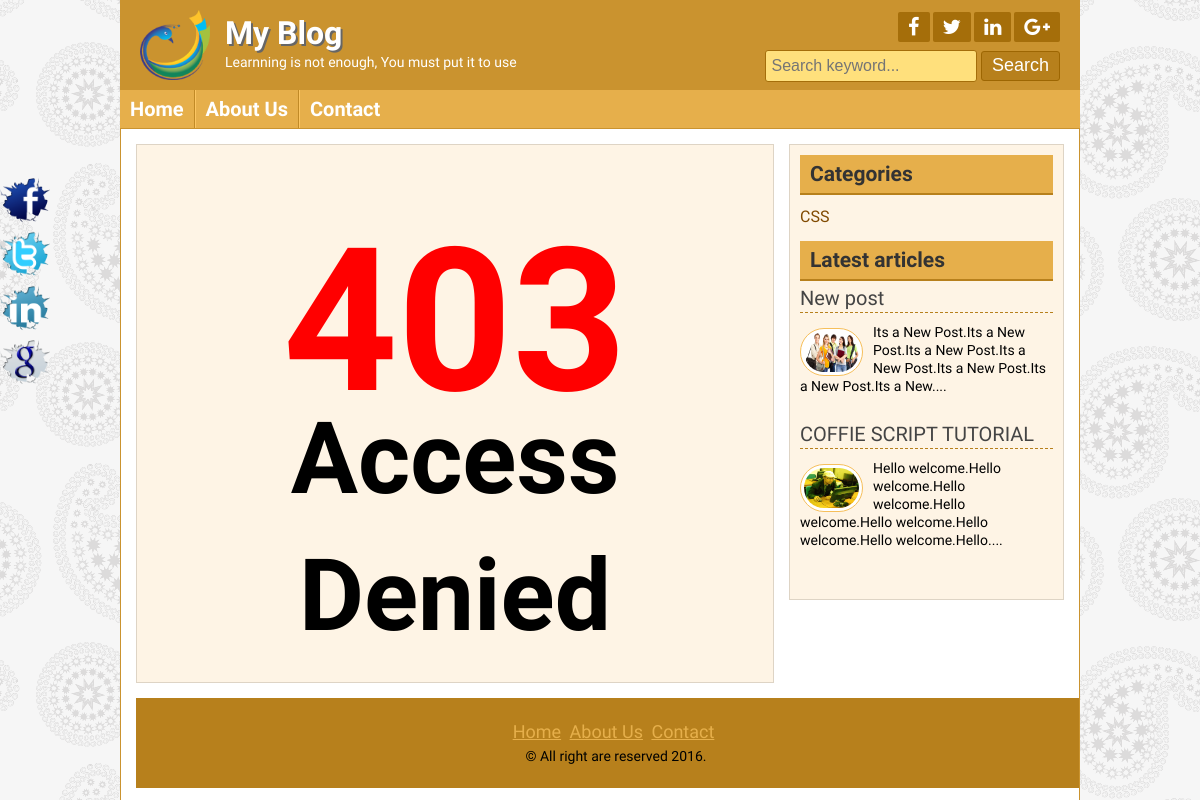
The app's page /403.php with its own data.
### tables this page shows
CREATE TABLE `title_slogan_table` (
  `id` int(11) NOT NULL,
  `title` varchar(255) NOT NULL,
  `slogan` varchar(255) NOT NULL,
  `logo` varchar(255) NOT NULL
);

CREATE TABLE `page_table` (
  `id` int(11) NOT NULL,
  `title` varchar(255) NOT NULL,
  `content` text NOT NULL
);

CREATE TABLE `category_table` (
  `id` int(11) NOT NULL,
  `category` varchar(255) NOT NULL
);

CREATE TABLE `content_table` (
  `id` int(11) NOT NULL,
  `title` varchar(255) NOT NULL,
  `author` varchar(255) NOT NULL,
  `category` int(11) NOT NULL,
  `content` text NOT NULL,
  `date` timestamp NOT NULL DEFAULT CURRENT_TIMESTAMP,
  `img` varchar(255) NOT NULL,
  `user_id` int(11) NOT NULL,
  `tag` varchar(255) NOT NULL,
  `description` varchar(255) NOT NULL
);

CREATE TABLE `copyright_table` (
  `id` int(11) NOT NULL,
  `copyright` varchar(255) NOT NULL
);

### config/db_connection.php (called while the page is built, shortened)
<?php
class DB{
	public $conn;
	public function __construct(){
		if(!isset($conn)){
			try{
				$this->conn=new PDO(DBSOFT.':host='.HOST.';dbname='.DBNAME,USERNAME,PASSWORD);
				$this->conn->setAttribute(PDO::ATTR_ERRMODE,PDO::ERRMODE_EXCEPTION);
			}
			catch(PDOException $e){
				echo $e->getMessage();
			}
		}
		return $this->conn;
	}
	public function __destruct(){
		$this->conn=NULL;
	}
	public function query($q){
		$s=$this->conn->prepare($q);
		$s->setFetchMode(PDO::FETCH_ASSOC);
		$s->execute();
		return $s;
	}
}
?>

### config/data_short.php (the view, shortened to what this page needs)
<?php
class data_short{
	public static function short($data,$limit=200){
		$len=strlen($data);
		if($limit>$len){
			$limit=$len-4;
			$text=substr($data,0,$limit).'</p>';
		}else{
			$end=strpos($data,' ',$limit);
			if($end>0){
				$limit=$end;
			}
			$text=substr($data,0,$limit).'....</p>';
		}
		return $text;
	}
}
?>

### view/header.php (shortened to what this page needs)
<?php
include_once 'config/db_connection.php';
include_once 'config/data_short.php';
?>
<!DOCTYPE html>
<html>
<head>
	<?php
		$pageid 	= NULL;
		$pagename 	= NULL;
		$database_conn = new DB;
		if(isset($_GET['pageid']) && !empty($_GET['pageid'])){
			if(!preg_match('/^[0-9]+$/',$_GET['pageid']))
				header('Location: 404.php');
			$pageid 	= $_GET['pageid'];
			$query		= "SELECT * FROM page_table WHERE id=$pageid";
			$statement	= $database_conn->query($query);
			if($statement->rowCount()==0){
				header('Location: 404.php');
			}
			$row 		= $statement->fetch();
	?>
			<title><?php echo $row['title'];?></title>
	<?php
		}else if(isset($_GET['search']) && !empty($_GET['search'])){
			$search 	= $_GET['search'];
	?>
			<title><?php echo $search.' search Results';?></title>
	<?php
		}else{
			$pagename = $_SERVER['SCRIPT_NAME'];
			$pagename = basename($pagename,'.php');
	?>
	<?php
		}
	?>
	<link rel="stylesheet" href="font-awesome-4.5.0/css/font-awesome.css">
	<link rel="stylesheet" href="css/nivo-slider.css" type="text/css" media="screen" />
	<link rel="stylesheet" href="style.css">
</head>
<body>
	<div class="headersection templete clear">
		<a href="Home">
			<div class="logo">
				<?php
					$database_conn = new DB;
					$query 		   = "SELECT * FROM title_slogan_table";
					$statement     = $database_conn->query($query);
					$row 		   = $statement->fetch();
					if($statement->rowCount()>0){
				?>
				<img src="post_image/<?php echo $row['logo'];?>" alt="Logo"/>
				<h2><?php echo $row['title'];?></h2>
				<p><?php echo $row['slogan'];?></p>
				<?php }?>
			</div>
		</a>
		<div class="social clear">
			<div class="icon clear">
			<?php
				$query 		   = "SELECT * FROM social_table";
				$statement     = $database_conn->query($query);
				if($statement->rowCount()>0){
			?>
				<a href="#" target="_blank"><i class="fa fa-facebook"></i></a>
				<a href="#" target="_blank"><i class="fa fa-twitter"></i></a>
				<a href="#" target="_blank"><i class="fa fa-linkedin"></i></a>
				<a href="#" target="_blank"><i class="fa fa-google-plus"></i></a>
			<?php } ?>
			</div>
			<div class="searchbtn clear">
			<form action="Home/Search" method="post">
				<input type="text" name="search" placeholder="Search keyword..."/>
				<input type="submit" name="submit" value="Search"/>
			</form>
			</div>
		</div>
	</div>
<div class="navsection templete">
	<ul>
		<?php
			$query 		   = "SELECT * FROM page_table";
			$statement     = $database_conn->query($query);
		?>
		<li><a <?php if($pagename=='Home') echo 'id="active"';?> href="Home">Home</a></li>
		<?php
			if($statement->rowCount()>0){
				while($row = $statement->fetch()){
		?>
		<li><a <?php if($pageid==$row['id']) echo 'id="active"'; ?> href="Home/Page/<?php echo $row['id'];?>"><?php echo $row['title'];?></a></li>
		<?php } }?>
		<li><a <?php if($pagename=='contact') echo 'id="active"';?> href="Home/Contact">Contact</a></li>
	</ul>
</div>

### view/sidebar.php
<?php
$database_conn = new DB;
$query 		   = "SELECT DISTINCT category_table.category,category_table.id FROM category_table INNER JOIN content_table ON category_table.id=content_table.category";
$statement 	   = $database_conn->query($query);
?>
<div class="sidebar clear">
			<div class="samesidebar clear">
				<h2>Categories</h2>
					<ul>
						<?php
						while($row = $statement->fetch()){
							echo '<li><a href="Home/Category/'.$row['id'].'">'.$row['category'].'</a></li>';
					}
						?>
					</ul>
			</div>
	<?php
		$query 		= "SELECT * FROM content_table ORDER BY id DESC LIMIT 4";
		$statement  = $database_conn->query($query);
		$limit=100;
	?>
			<div class="samesidebar clear">
				<h2>Latest articles</h2>
				<?php
					while($row=$statement->fetch()){
					echo '<div class="popular clear">
						<h3><a href="Home/Post/'.$row['id'].'">'.$row['title'].'</a></h3>
						<a href="Home/Post/'.$row['id'].'"><img src="post_image/'.$row['img'].'" alt="post image"/></a>
						'.data_short::short($row['content'],$limit).'
					</div>';
				}
				?>
			</div>
		</div>

### view/footer.php (shortened to what this page needs)
	<div class="footersection templete clear">
	  <div class="footermenu clear">
		<ul>
			<?php
				$query 		   = "SELECT * FROM page_table";
				$statement     = $database_conn->query($query);
			?>
			<li><a href="Home">Home</a></li>
			<?php
				if($statement->rowCount()>0){
					while($row = $statement->fetch()){
			?>
				<li><a href="Home/Page/<?php echo $row['id'];?>"><?php echo $row['title'];?></a></li>
			<?php } }?>
			<li><a href="Home/Contact">Contact</a></li>
		</ul>
	  </div>
	<?php
	  $query = "SELECT * FROM copyright_table";
	  $statement = $database_conn->query($query);
	  $row 		 = $statement->fetch();
	?>
	  <p>&copy; <?php echo $row['copyright'].' '.date('Y').'.';?></p>
	</div>
	<?php
	  $query = "SELECT * FROM social_table";
	  $statement = $database_conn->query($query);
	  $row 		 = $statement->fetch();
	?>
	<div class="fixedicon clear">
		<a href="http://www.<?php echo $row['fb'];?>" target="_blank"><img src="images/fb.png" alt="Facebook"/></a>
		<a href="http://www.<?php echo $row['tw'];?>" target="_blank" ><img src="images/tw.png" alt="Twitter"/></a>
		<a href="http://www.<?php echo $row['ln'];?>" target="_blank" ><img src="images/in.png" alt="LinkedIn"/></a>
		<a href="http://www.<?php echo $row['gp'];?>" target="_blank" ><img src="images/gl.png" alt="GooglePlus"/></a>
	</div>
</body>
</html>

### style.css (style rules this page uses)
* { margin:0;padding:0;outline:0 }
body { font-family: 'Source Sans Pro', sans-serif;font-size:14px;line-height:18px;color:#000;background:url(images/bg.png)repeat fixed 0 0 #fff; }
.templete { width:960px;margin:0 auto; }
.clear { overflow:hidden; }
input[type="text"], input[type="email"] { border: 1px solid #cfc5b6; border-radius: 3px; margin-bottom: 5px; padding: 5px; width: 300px; }
input[type="submit"] { background: #b7801c none repeat scroll 0 0; border: 1px solid #e6af4b; color: #fff; cursor: pointer; font-size: 20px; padding: 1px 10px; }
.headersection { background: #ca932f none repeat scroll 0 0; color: #fff; }
.logo { float: left; width: 580px; }
.logo img { float: left; margin-right: 15px; padding-bottom: 10px; padding-left: 20px; padding-top: 10px; width: 70px; }
.logo h2 { color: #fff; font-size: 32px; margin-bottom: 11px; margin-top: 24px; text-shadow: 2px 2px 0 #666; }
.logo p { color:#fff; }
.social { float: right; margin-right: 20px; margin-top: 12px; text-align: right; width: 360px; }
.icon { float: right; }
.icon a { background: #a56e0a none repeat scroll 0 0; border-radius: 2px; color: #fff; display: block; float: left; font-size: 20px; margin-left: 3px; padding: 5px 10px; }
.searchbtn { float: right; margin-top: 8px; }
.searchbtn input[type="text"] { border: 1px solid #A56E0A; width: 200px; background: #FFE07C; font-size: 16px; height: 20px; }
.searchbtn input[type="submit"] { border: 1px solid #9d6602; border-radius: 3px; font-size: 18px; height: 30px; padding-left: 10px; padding-right: 10px; padding-top: 0; cursor: pointer; }
.navsection { background: none repeat scroll 0 0 #e6af4b; min-height: 38px; }
.navsection ul { margin:0;padding:0;list-style:none; }
.navsection ul li { border-left: 1px solid #fdc662; border-right: 1px solid #c18a26; display: block; float: left; position:relative; }
.navsection ul li:first-child { border-left: 0px solid #fdc662; }
.navsection ul li:last-child { border-right: 0px solid #c18a26; }
.navsection ul li a { color: #fff; display: block; font-size: 20px; font-weight: bold; padding: 10px; text-decoration: none; }
.sidebar { background: #fef4e5 none repeat scroll 0 0; border: 1px solid #ded4c5; float: right; margin-bottom: 15px; margin-top: 0; padding: 10px; width: 253px; }
.samesidebar { margin-bottom: 10px; }
.samesidebar h2 { background: #e6af4b none repeat scroll 0 0; border-bottom: 2px solid #b7801c; color: #333; margin-bottom: 8px; padding: 10px; }
.samesidebar ul { padding:0;margin:0;list-style:none; }
.samesidebar ul li { border-bottom: 1px dashed #e9c05c; font-size: 16px; padding: 5px 8px 5px 0; }
.samesidebar ul li:last-child { border-bottom: 0px dashed #e9c05c; }
.samesidebar ul li a { color: #814a00; text-decoration: none; }
.samesidebar p { margin-bottom: 10px; }
.popular { margin-bottom: 20px; }
.popular h3 { border-bottom: 1px dashed #b7801c; font-size: 20px; font-weight: normal; margin-bottom: 10px; padding-bottom: 5px; }
.popular h3 a { text-decoration:none;color:#444 }
.popular img { background: #fff none repeat scroll 0 0; border: 1px solid #f6bf5b; border-radius: 30px; float: left; height: 40px; margin-right: 10px; margin-top: 5px; padding: 3px; width: 55px; }
.footersection { height:90px;background:#B7801C;text-align:center }
.footermenu { margin-top: 25px; margin-bottom: 5px; }
.footermenu ul { padding:0;margin:0;list-style:none;text-align:center; }
.footermenu ul li { display:inline-block; }
.footermenu ul li a { color: #E6AF4B; font-size: 18px; margin-right: 5px; }
.fixedicon { left: 0; position: fixed; top: 175px; width: 60px; }
.fixedicon img { width: 50px; }

### records on screen
title_slogan_table: logo (picture), title "My Blog", slogan "Learnning is not enough, You must put it to use"
page_table: title "About Us"
category_table: category "CSS"
content_table: title "New post", img (picture), content "Its a New Post.Its a New Post.Its a New Post.Its a New Post.Its a New Post.Its a New Post.Its a New"
content_table: title "COFFIE SCRIPT TUTORIAL", img (picture), content "Hello welcome.Hello welcome.Hello welcome.Hello welcome.Hello welcome.Hello welcome.Hello welcome.Hello"
copyright_table: copyright "All right are reserved"
